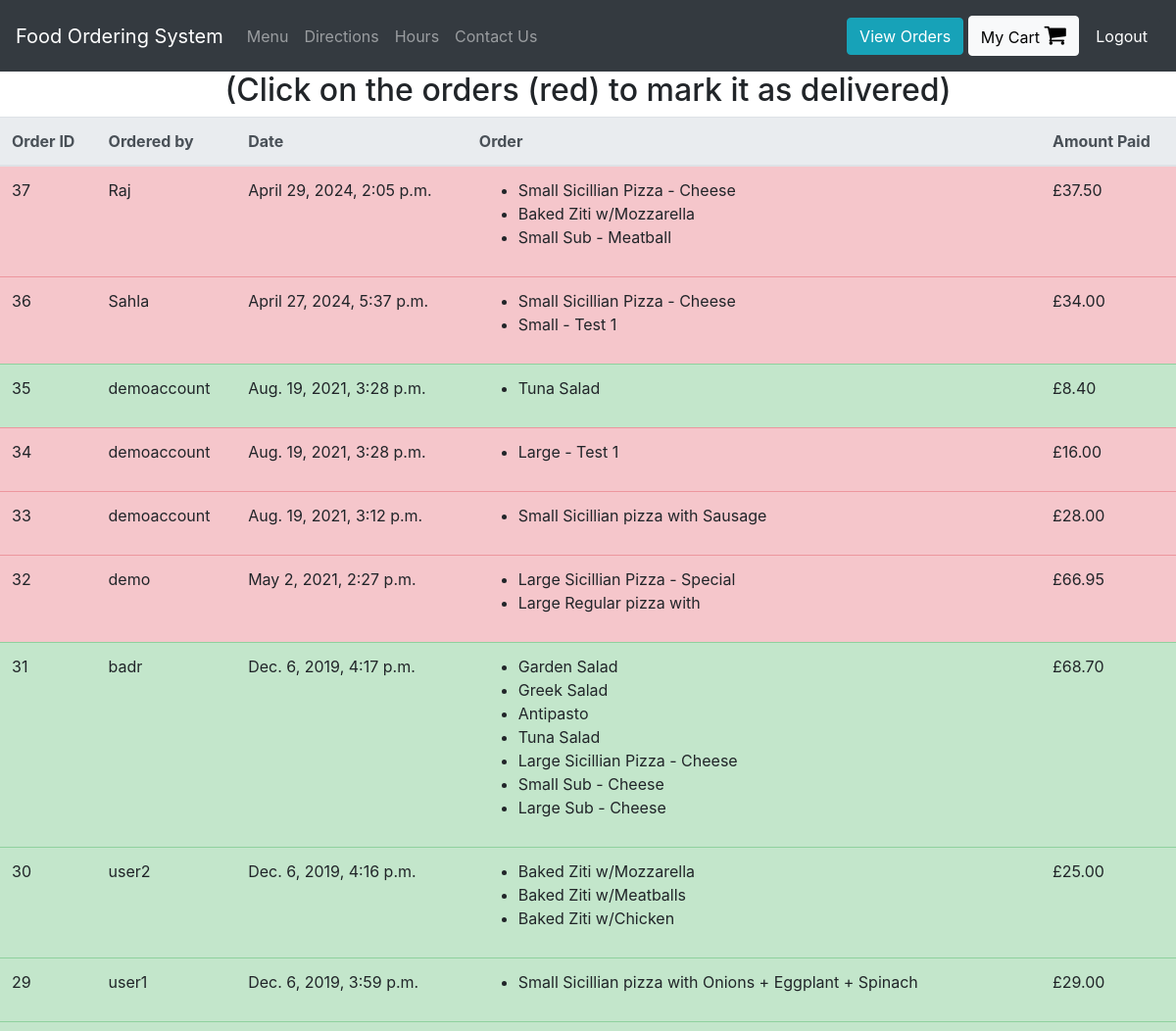
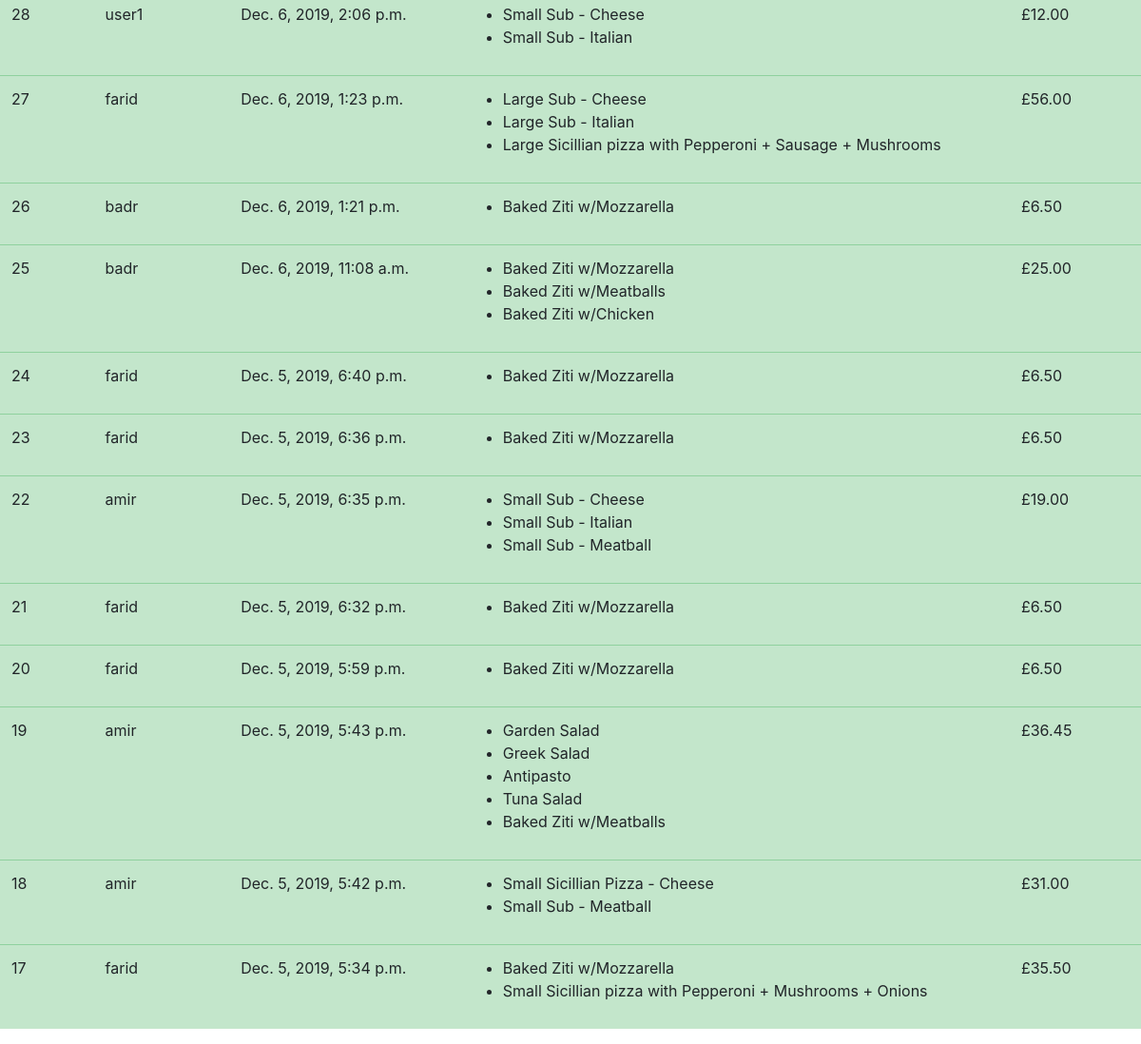
Page /view-orders (signed in) on the committed database (2 pictures, top to bottom).
### orders/models.py (models this page shows, shortened)
class UserOrder(models.Model):
    username = models.CharField(max_length=200) #who placed the order
    order = models.TextField() #this will be a string representation of the cart from localStorage
    price = models.DecimalField(max_digits=6, decimal_places=2) #how much was the order
    time_of_order  = models.DateTimeField(default=datetime.now, blank=True)
    delivered = models.BooleanField()

### orders/views.py (the view)
# urls.py: path("view-orders", views.view_orders, name="view_orders"),
def view_orders(request):
    if request.user.is_superuser:
        rows = UserOrder.objects.all().order_by('-time_of_order')
        return render(request, "orders/orders.html", context = {"rows":rows})
    else:
        rows = UserOrder.objects.all().filter(username = request.user.username).order_by('-time_of_order')
        return render(request, "orders/orders.html", context = {"rows":rows})

### orders/templatetags/custom_tags.py (called while the page is built)
@register.filter(name="format_cart")
def format_cart(value):
    return value[1:-1].split(",")

@register.filter(name="format_cart_item")
def format_cart_item(value):
    return value.replace("'","")

### orders/templates/orders/orders.html
{% extends 'orders/header.html' %}
{% load custom_tags %}
{% block content %}
<div class="container-fluid">
  <div class="row justify-content-center">
    {% if user.is_superuser %}
      <h2>(Click on the orders (red) to mark it as delivered)</h2>
    {% else %}
      <h2> Orders by: {{user.get_username}} </h2>
    {% endif %}
    <table class="table">
        <thead class="thead-light">
        <tr>
          <th scope="col">Order ID</th>
          <th scope="col">Ordered by</th>
          <th scope="col">Date</th>
          <th scope="col">Order</th>
          <th scope="col">Amount Paid</th>
        </tr>
        </thead>
        <tbody id = "orders_table">
          {% for row in rows %}
          {% if row.delivered %}
            <tr class="table-success">
          {% else %}
            <tr class="table-danger mark-as-complete">
          {% endif %}
              <td>{{row.id}}</td>
              <td>{{row.username}}</td>
              <td>{{row.time_of_order}}</td>
              <td >
                <ul>
                  {% for item in row.order|format_cart %}
                    <li>{{item|format_cart_item}}</li>
                  {% endfor %}
                </ul>
              </td>
              <td>£{{row.price}}</td>
            </tr>
          {% endfor %}
        </tbody>
    </table>
  </div>
</div>
{% endblock %}

### rows in the picture
UserOrder: id "37", username "Raj", time_of_order "April 29, 2024, 2:05 p.m.", order "Small Sicillian Pizza - Cheese" "Baked Ziti w/Mozzarella" "Small Sub - Meatball", price "37.50"
UserOrder: id "36", username "Sahla", time_of_order "April 27, 2024, 5:37 p.m.", order "Small Sicillian Pizza - Cheese" "Small - Test 1", price "34.00"
UserOrder: id "35", username "demoaccount", time_of_order "Aug. 19, 2021, 3:28 p.m.", order "Tuna Salad", price "8.40"
UserOrder: id "34", username "demoaccount", time_of_order "Aug. 19, 2021, 3:28 p.m.", order "Large - Test 1", price "16.00"
UserOrder: id "33", username "demoaccount", time_of_order "Aug. 19, 2021, 3:12 p.m.", order "Small Sicillian pizza with Sausage", price "28.00"
UserOrder: id "32", username "demo", time_of_order "May 2, 2021, 2:27 p.m.", order "Large Sicillian Pizza - Special" "Large Regular pizza with", price "66.95"
UserOrder: id "31", username "badr", time_of_order "Dec. 6, 2019, 4:17 p.m.", order "Garden Salad" "Greek Salad" "Antipasto" "Tuna Salad" "Large Sicillian Pizza - Cheese" "Small Sub - Cheese" "Large Sub - Cheese", price "68.70"
UserOrder: id "30", username "user2", time_of_order "Dec. 6, 2019, 4:16 p.m.", order "Baked Ziti w/Mozzarella" "Baked Ziti w/Meatballs" "Baked Ziti w/Chicken", price "25.00"
UserOrder: id "29", username "user1", time_of_order "Dec. 6, 2019, 3:59 p.m.", order "Small Sicillian pizza with Onions + Eggplant + Spinach", price "29.00"
UserOrder: id "28", username "user1", time_of_order "Dec. 6, 2019, 2:06 p.m.", order "Small Sub - Cheese" "Small Sub - Italian", price "12.00"
UserOrder: id "27", username "farid", time_of_order "Dec. 6, 2019, 1:23 p.m.", order "Large Sub - Cheese" "Large Sub - Italian" "Large Sicillian pizza with Pepperoni + Sausage + Mushrooms", price "56.00"
UserOrder: id "26", username "badr", time_of_order "Dec. 6, 2019, 1:21 p.m.", order "Baked Ziti w/Mozzarella", price "6.50"
UserOrder: id "25", username "badr", time_of_order "Dec. 6, 2019, 11:08 a.m.", order "Baked Ziti w/Mozzarella" "Baked Ziti w/Meatballs" "Baked Ziti w/Chicken", price "25.00"
UserOrder: id "24", username "farid", time_of_order "Dec. 5, 2019, 6:40 p.m.", order "Baked Ziti w/Mozzarella", price "6.50"
UserOrder: id "23", username "farid", time_of_order "Dec. 5, 2019, 6:36 p.m.", order "Baked Ziti w/Mozzarella", price "6.50"
UserOrder: id "22", username "amir", time_of_order "Dec. 5, 2019, 6:35 p.m.", order "Small Sub - Cheese" "Small Sub - Italian" "Small Sub - Meatball", price "19.00"
UserOrder: id "21", username "farid", time_of_order "Dec. 5, 2019, 6:32 p.m.", order "Baked Ziti w/Mozzarella", price "6.50"
UserOrder: id "20", username "farid", time_of_order "Dec. 5, 2019, 5:59 p.m.", order "Baked Ziti w/Mozzarella", price "6.50"
UserOrder: id "19", username "amir", time_of_order "Dec. 5, 2019, 5:43 p.m.", order "Garden Salad" "Greek Salad" "Antipasto" "Tuna Salad" "Baked Ziti w/Meatballs", price "36.45"
UserOrder: id "18", username "amir", time_of_order "Dec. 5, 2019, 5:42 p.m.", order "Small Sicillian Pizza - Cheese" "Small Sub - Meatball", price "31.00"
UserOrder: id "17", username "farid", time_of_order "Dec. 5, 2019, 5:34 p.m.", order "Baked Ziti w/Mozzarella" "Small Sicillian pizza with Pepperoni + Mushrooms + Onions", price "35.50"
